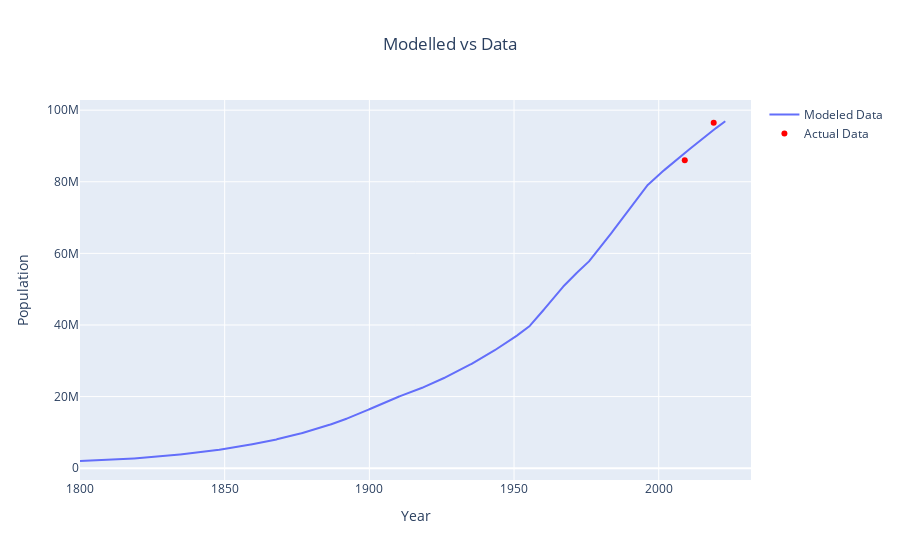

The notebook cell saved with this chart:
### Markdown cell above
### Outputs

### Code cell
plot_model_vs_actual(
    derived_df_0, targets['pop'], "total_population", "Population", "Modelled vs Data"
)

### Figure 1 — Plotly figure (JSON) as saved in the notebook; plotly's stock layout.template omitted (floating-point values rounded to 4 significant figures; data arrays with more than 128 entries replaced by an {"elided": "..."} marker saying what was removed)
{"data": [{"mode": "lines", "name": "Modeled Data", "type": "scatter", "x": {"elided": "2231 float values"}, "y": {"elided": "2231 float values"}}, {"marker": {"color": "red"}, "mode": "markers", "name": "Actual Data", "type": "scatter", "x": [2009, 2019], "y": [86025000, 96484000]}], "layout": {"title": {"text": "Modelled vs Data", "x": 0.5}, "xaxis": {"title": {"text": "Year"}}, "yaxis": {"title": {"text": "Population"}}}}
